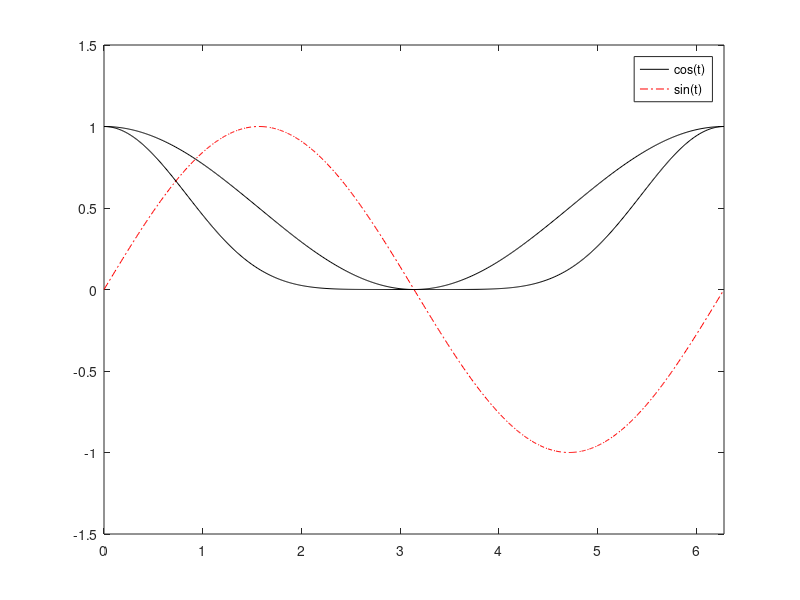

MATLAB code to generate this figure:
     t = 0:0.01:(2*pi);
     x = 0.5*(cos(t)+1);
     y = sin(t);
     z = x.*x.*x;
     plot(t,x,'k'); hold on;
     plot(t,y,'r-.'); hold on;
     plot(t,z,'k-');
     axis([0 2*pi -1.5 1.5])
     legend('cos(t)','sin(t)','Location','NorthEast')